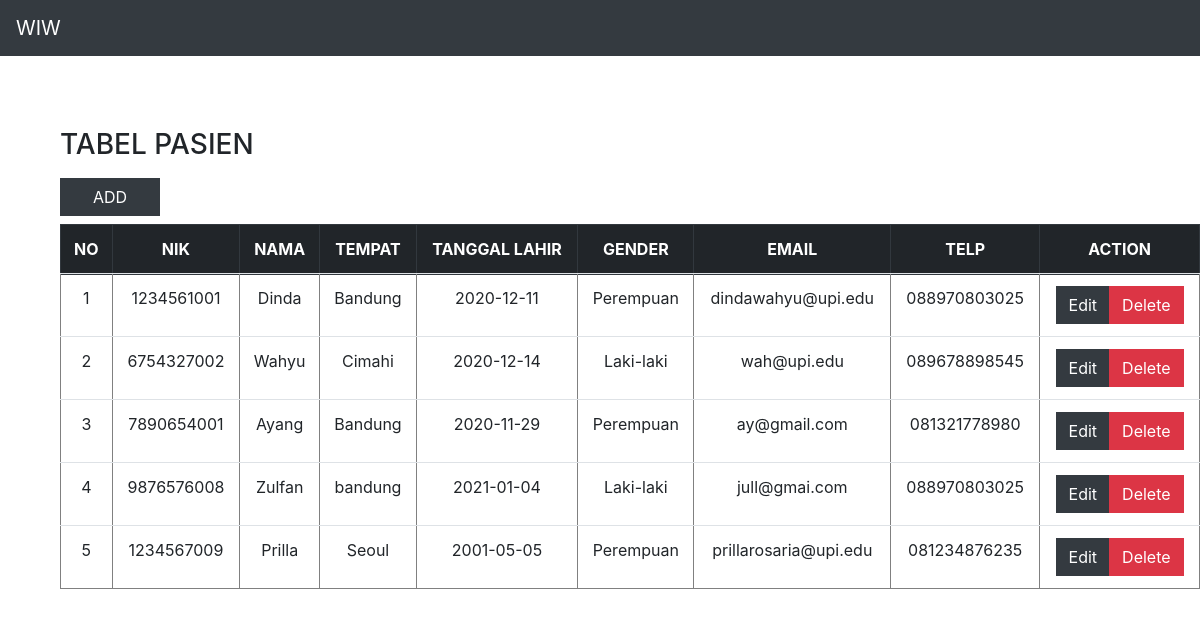
Page /MVP-01/index.php on the committed database.
### tables this page shows
CREATE TABLE `pasien`  (
  `id` int NOT NULL AUTO_INCREMENT,
  `nik` varchar(100) NOT NULL,
  `nama` varchar(100) NOT NULL,
  `tempat` varchar(100) NOT NULL,
  `tl` varchar(100) NOT NULL,
  `gender` varchar(10) NOT NULL,
  `email` varchar(100) NOT NULL,
  `telp` varchar(100) NOT NULL,
  PRIMARY KEY (`id`) USING BTREE
);

### MVP-01/presenter/ProsesPasien.php (called while the page is built, shortened)
<?php
class ProsesPasien implements KontrakPresenter
{
	private $tabelpasien;
	private $data = [];
	function ProsesPasien()
	{
		try {
			$db_host = "localhost";
			$db_user = "root";
			$db_password = "";
			$db_name = "mvp_01";
			$this->tabelpasien = new TabelPasien($db_host, $db_user, $db_password, $db_name);
			$this->data = array();
		} catch (Exception $e) {
			echo "wiw error" . $e->getMessage();
		}
	}
	function prosesDataPasien()
	{
		try {
			$this->tabelpasien->open();
			$this->tabelpasien->getPasien();
			while ($row = $this->tabelpasien->getResult()) {
				$this->data[] = $row;
			}
		} catch (Exception $e) {
			echo "wiw error part 2" . $e->getMessage();
		}
	}
	function getId($i)
	{
		return $this->data[$i]['id'];
	}
	function getNik($i)
	{
		return $this->data[$i]['nik'];
	}
	function getNama($i)
	{
		return $this->data[$i]['nama'];
	}
	function getTempat($i)
	{
		return $this->data[$i]['tempat'];
	}
	function getTl($i)
	{
		return $this->data[$i]['tl'];
	}
	function getGender($i)
	{
		return $this->data[$i]['gender'];
	}
	function getEmail($i)
	{
		return $this->data[$i]['email'];
	}
	function getTelp($i)
	{
		return $this->data[$i]['telp'];
	}
	function getSize()
	{
		return sizeof($this->data);
	}
}

### MVP-01/index.php (called while the page is built, shortened)
<?php
include("model/Template.class.php");
include("model/DB.class.php");
include("view/TampilPasien.php");
$tp = new TampilPasien();
$data = $tp->tampil();

### MVP-01/model/DB.class.php (called while the page is built, shortened)
<?php
class DB
{
	var $db_host = '';
	var $db_user = '';
	var $db_password = '';
	var $db_name = '';
	var $db_link = '';
	function DB($db_host = '', $db_user = '', $db_password = '', $db_name = '')
	{
		$this->db_host = $db_host;
		$this->db_user = $db_user;
		$this->db_password = $db_password;
		$this->db_name = $db_name;
	}
	function open()
	{
		$this->db_link = mysqli_connect($this->db_host, $this->db_user, $this->db_password, $this->db_name);
	}
	function execute($query = "")
	{
		$this->result = mysqli_query($this->db_link, $query);
		return $this->result;
	}
}

### MVP-01/model/TabelPasien.class.php (called while the page is built, shortened)
<?php
class TabelPasien extends DB
{
	function getPasien()
	{
		$query = "SELECT * FROM pasien";
		return $this->execute($query);
	}
}

### MVP-01/view/TampilPasien.php (the view, shortened to what this page needs)
<?php
include("presenter/ProsesPasien.php");
class TampilPasien implements KontrakView
{
	private $prosespasien;
	function TampilPasien()
	{
		$this->prosespasien = new ProsesPasien();
	}
	function tampil()
	{
		$this->prosespasien->prosesDataPasien();
		$data = null;
		for ($i = 0; $i < $this->prosespasien->getSize(); $i++) {
			$no = $i + 1;
			$data .= "<tr>
			<td>" . $no . "</td>
			<td>" . $this->prosespasien->getNik($i) . "</td>
			<td>" . $this->prosespasien->getNama($i) . "</td>
			<td>" . $this->prosespasien->getTempat($i) . "</td>
			<td>" . $this->prosespasien->getTl($i) . "</td>
			<td>" . $this->prosespasien->getGender($i) . "</td>
			<td>" . $this->prosespasien->getEmail($i) . "</td>
			<td>" . $this->prosespasien->getTelp($i) . "</td>
			<td>
				<div class='btn-group' role='group'>
					<a href='routes.php?edit=". $this->prosespasien->getid($i). "'class='btn btn-dark rounded-0''>Edit</a>
					<a href='routes.php?del=" . $this->prosespasien->getid($i) .  "' class='btn btn-danger rounded-0''>Delete</a>
				</div>
			</td>
			";
		}
	}
}

### MVP-01/model/Template.class.php (shortened to what this page needs)
<?php
class Template{
	var $content = '';
	function Template($filename = ''){
		$this->content = implode('', @file($filename));
	}
	function clear(){
		$this->content = preg_replace("/DATA_[A-Z|_|0-9]+/", "", $this->content);
	}
	function write(){
		print $this->content;
	}
	function replace($old = '', $new = ''){
		if(is_int($new)){
			$value = sprintf("%d", $new);
		}elseif(is_float($new)){
			$value = sprintf("%f", $new);
		}elseif(is_array($new)){
			$value = '';
			foreach( $new as $item){
				$value .= $item. '';
			}
		}else{
			$value = $new;
		}
		$this->content = preg_replace("/$old/",  $value, $this->content);
	}
}

### rows in the picture
pasien: no "1", nik "1234561001", nama "Dinda", tempat "Bandung", tl "2020-12-11", gender "Perempuan", email "dindawahyu@upi.edu", telp "088970803025"
pasien: no "2", nik "6754327002", nama "Wahyu", tempat "Cimahi", tl "2020-12-14", gender "Laki-laki", email "wah@upi.edu", telp "089678898545"
pasien: no "3", nik "7890654001", nama "Ayang", tempat "Bandung", tl "2020-11-29", gender "Perempuan", email "ay@gmail.com", telp "081321778980"
pasien: no "4", nik "9876576008", nama "Zulfan", tempat "bandung", tl "2021-01-04", gender "Laki-laki", email "jull@gmai.com", telp "088970803025"
pasien: no "5", nik "1234567009", nama "Prilla", tempat "Seoul", tl "2001-05-05", gender "Perempuan", email "prillarosaria@upi.edu", telp "081234876235"

### other values in the picture
$this->content "WIW TABEL PASIEN ADD NO NIK NAMA TEMPAT TANGGAL LAHIR GENDER EMAIL TELP ACTION"
